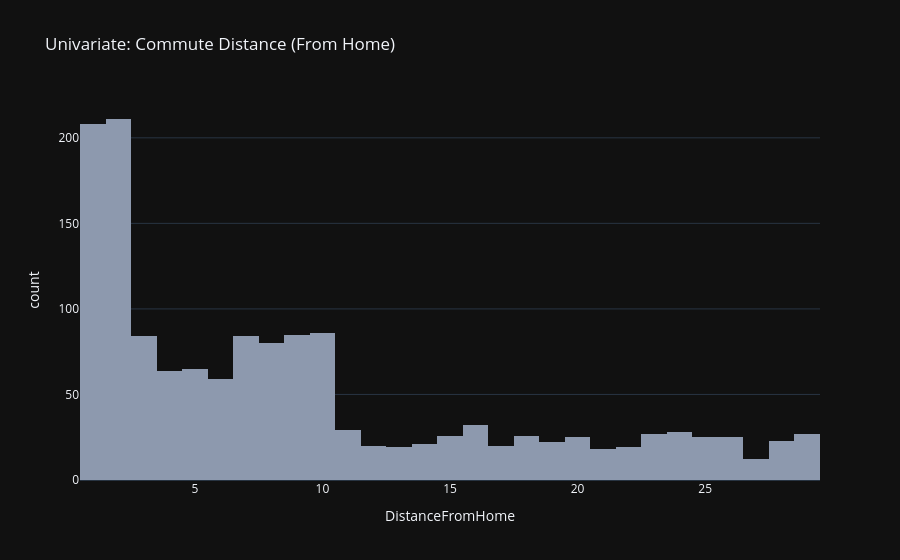

Write notebook code for a chart like this one.
### Code cell
# Q6: How is the commute distance distributed among employees?
# Create a histogram to see if most employees live near the office or have long commutes
fig_distance = px.histogram(df_cleaned, x='DistanceFromHome', title='Univariate: Commute Distance (From Home)', template='plotly_dark', color_discrete_sequence=['#8d99ae'])
# Render and display the commute distance histogram
fig_distance.show()

### Figure 1 — Plotly figure (JSON) as saved in the notebook; plotly's stock layout.template omitted (floating-point values rounded to 4 significant figures; data arrays with more than 128 entries replaced by an {"elided": "..."} marker saying what was removed)
{"data": [{"bingroup": "x", "hovertemplate": "DistanceFromHome=%{x}<br>count=%{y}<extra></extra>", "legendgroup": "", "marker": {"color": "#8d99ae", "pattern": {"shape": ""}}, "name": "", "orientation": "v", "showlegend": false, "type": "histogram", "x": {"elided": "1470 int values"}, "xaxis": "x", "yaxis": "y"}], "layout": {"barmode": "relative", "legend": {"tracegroupgap": 0}, "title": {"text": "Univariate: Commute Distance (From Home)"}, "xaxis": {"anchor": "y", "domain": [0, 1], "title": {"text": "DistanceFromHome"}}, "yaxis": {"anchor": "x", "domain": [0, 1], "title": {"text": "count"}}}}
